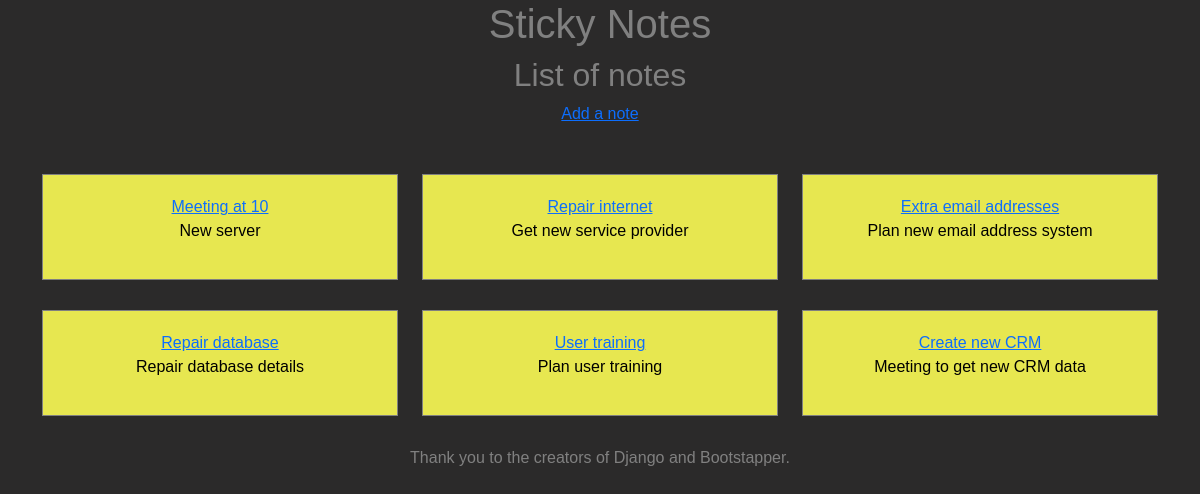
The page / on the database its author committed.
### posts/models.py (models this page shows, shortened)
class Post(models.Model):
    title = models.CharField(max_length=255)
    content = models.TextField()
    created_at = models.DateTimeField(auto_now_add=True)
    author = models.ForeignKey(
        "Author", on_delete=models.CASCADE, null=True, blank=True)

### posts/views.py (the view)
# urls.py: path("", post_list, name="post_list"),
def post_list(request):
    posts = Post.objects.all()
    context = {
        "posts": posts,
        "page_title": "List of notes",
    }
    return render(request, "posts/post_list.html", context)

### posts/templates/posts/post_list.html (shortened to what this page needs)
{% extends 'base.html' %}
{% block content %}
<h2>
    {{ page_title }}
</h2>
<a href="{% url 'post_create' %}"> Add a note</a>
<div class="container mt-5">
    <div class="row">
        {% for post in posts %}
        <div class="col-md-4">
            <div class="block">
                <a href="{% url 'post_detail' pk=post.pk %}"> {{ post.title }} </a>
                <p>
                    {{ post.content }}
                </p>
            </div>
        </div>
        {% endfor %}
    </div>
</div>
{% endblock %}

### posts/templates/base.html (shortened to what this page needs)
{% load static %}
<!DOCTYPE html>
<html lang="en">
<head>
    <link href="https://cdn.jsdelivr.net/npm/bootstrap@5.3.8/dist/css/bootstrap.min.css" rel="stylesheet">
    <link href="{% static 'posts/styles.css' %}" rel="stylesheet">
</head>
<body>
    <header>
        <h1>
            {% block header %}
            Sticky Notes
            {% endblock header %}
        </h1>
    </header>
    <main>
        {% block content %}
        {% endblock content %}
    </main>
    <footer>
        Thank you to the creators of Django and Bootstapper.
    </footer>
</body>
</html>

### posts/static/posts/styles.css (style rules this page uses)
body { color: grey; background-color: rgb(43, 42, 42); font-family: "Arial", sans-serif; text-align: center; }
.block { background-color: rgb(231, 231, 80); color: black; border: 1px solid grey; padding: 20px; margin-bottom: 30px; text-align: center; }

### rows shown on the page
Post: title "Meeting at 10", content "New server"
Post: title "Repair internet", content "Get new service provider"
Post: title "Extra email addresses", content "Plan new email address system"
Post: title "Repair database", content "Repair database details"
Post: title "User training", content "Plan user training"
Post: title "Create new CRM", content "Meeting to get new CRM data"

### other values the page prints
{{ page_title }} "List of notes"
